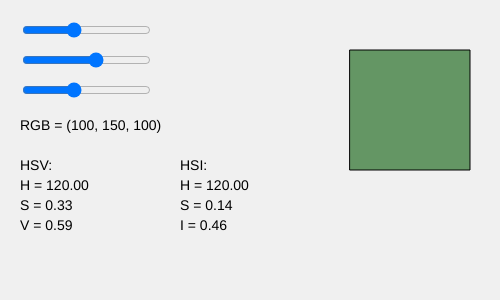
Frame 1 (no input)
Frame 60 (no input): identical to frame 1, image omitted
Frame 120 (the mouse pressed at the canvas centre since frame 60): identical to frame 1, image omitted

The p5.js sketch that drew this single still picture (run headless with seeded random() and noise() and a simulated clock; from frame 60 on, the mouse is pressed at the canvas centre):

// p5.js sketch
// ── sketch.js
let rSlider, gSlider, bSlider;

function setup() {
  createCanvas(500, 300);

  rSlider = createSlider(0, 255, 100);
  rSlider.position(20, 20);

  gSlider = createSlider(0, 255, 150);
  gSlider.position(20, 50);

  bSlider = createSlider(0, 255, 100);
  bSlider.position(20, 80);

  textSize(14);
}

function draw() {

  let R = rSlider.value();
  let G = gSlider.value();
  let B = bSlider.value();

  background(240);

  fill(R, G, B);
  rect(350, 50, 120, 120);

  fill(0);
  text("RGB = ("+R+", "+G+", "+B+")",20,130);

  let hsv = rgb2hsv(R/255,G/255,B/255);
  text("HSV:",20,170);
  text("H = "+nf(hsv.h,1,2),20,190);
  text("S = "+nf(hsv.s,1,2),20,210);
  text("V = "+nf(hsv.v,1,2),20,230);

  let hsi = rgb2hsi(R/255,G/255,B/255);
  text("HSI:",180,170);
  text("H = "+nf(hsi.h,1,2),180,190);
  text("S = "+nf(hsi.s,1,2),180,210);
  text("I = "+nf(hsi.i,1,2),180,230);
}

function rgb2hsv(r,g,b){

  let cmax = max(r,g,b);
  let cmin = min(r,g,b);
  let diff = cmax-cmin;

  let h;

  if(diff==0)
    h=0;
  else if(cmax==r)
    h=(60*((g-b)/diff)+360)%360;
  else if(cmax==g)
    h=(60*((b-r)/diff)+120)%360;
  else
    h=(60*((r-g)/diff)+240)%360;

  let s = (cmax==0)?0:diff/cmax;
  let v = cmax;

  return {h:h,s:s,v:v};
}

function rgb2hsi(r,g,b){

  let num = 0.5*((r-g)+(r-b));
  let den = sqrt((r-g)*(r-g)+(r-b)*(g-b));

  let theta = acos(num/(den+0.00000001));

  let H;

  if(b>g)
    H = TWO_PI-theta;
  else
    H = theta;

  H = degrees(H);

  let S = 1 - 3/(r+g+b+0.00000001)*min(r,g,b);

  let I = (r+g+b)/3;

  return {h:H,s:S,i:I};
}
